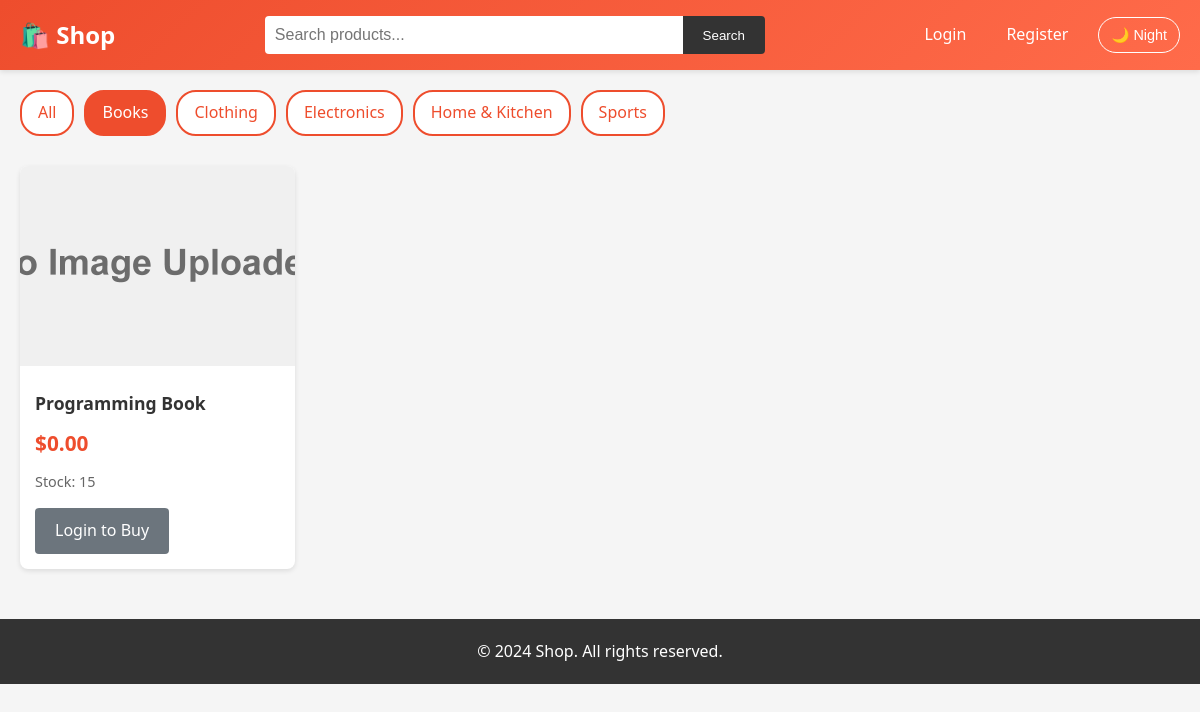
The app's page /index.php?category=4 with its own data.
### tables this page shows
CREATE TABLE IF NOT EXISTS categories (
    id INT AUTO_INCREMENT PRIMARY KEY,
    name VARCHAR(100) NOT NULL,
    description TEXT,
    created_at TIMESTAMP DEFAULT CURRENT_TIMESTAMP
);

CREATE TABLE IF NOT EXISTS products (
    id INT AUTO_INCREMENT PRIMARY KEY,
    name VARCHAR(200) NOT NULL,
    description TEXT,
    price DECIMAL(10, 2) NOT NULL,
    stock INT DEFAULT 0,
    image VARCHAR(255),
    created_at TIMESTAMP DEFAULT CURRENT_TIMESTAMP
);

### includes/functions.php (called while the page is built, shortened)
<?php
function isLoggedIn() {
    return isset($_SESSION['user_id']);
}
function formatPrice($price) {
    return '$' . number_format($price, 2);
}
function getProducts($category_id = null, $search = null) {
    $conn = getDB();
    $sql = "SELECT DISTINCT p.*,
            (SELECT MIN(ps.seller_price) FROM product_sellers ps WHERE ps.product_id = p.id) as min_price,
            (SELECT MAX(ps.seller_price) FROM product_sellers ps WHERE ps.product_id = p.id) as max_price
            FROM products p";
    $conditions = [];
    $params = [];
    $types = "";
    if ($category_id) {
        $sql .= " INNER JOIN product_categories pc ON p.id = pc.product_id";
        $conditions[] = "pc.category_id = ?";
        $params[] = $category_id;
        $types .= "i";
    }
    if (!empty($conditions)) {
        $sql .= " WHERE " . implode(" AND ", $conditions);
    }
    $sql .= " ORDER BY p.created_at DESC";
    $stmt = $conn->prepare($sql);
    if (!empty($params)) {
        $stmt->bind_param($types, ...$params);
    }
    $stmt->execute();
    return $stmt->get_result();
}
function getCategories() {
    $conn = getDB();
    $result = $conn->query("SELECT * FROM categories ORDER BY name");
    return $result;
}
?>

### index.php (the view, shortened to what this page needs)
<?php
require_once 'includes/functions.php';
$category_id = isset($_GET['category']) ? (int)$_GET['category'] : null;
$search = isset($_GET['search']) ? sanitize($_GET['search']) : null;
$products = getProducts($category_id, $search);
$categories = getCategories();
include 'includes/header.php';
?>
<div class="categories">
    <a href="index.php" class="category-btn <?php echo !$category_id ? 'active' : ''; ?>">All</a>
    <?php while ($category = $categories->fetch_assoc()): ?>
        <a href="index.php?category=<?php echo $category['id']; ?>"
           class="category-btn <?php echo $category_id == $category['id'] ? 'active' : ''; ?>">
            <?php echo htmlspecialchars($category['name']); ?>
        </a>
    <?php endwhile; ?>
</div>
<div class="products-grid">
    <?php while ($product = $products->fetch_assoc()): ?>
        <div class="product-card">
            <img src="<?php echo $product['image'] ? htmlspecialchars($product['image']) : 'images/not_found.jpg'; ?>"
                 alt="<?php echo htmlspecialchars($product['name']); ?>"
                 class="product-image"
                 onerror="this.src='images/not_found.jpg'">
            <div class="product-info">
                <h3 class="product-name">
                    <a href="product.php?id=<?php echo $product['id']; ?>" style="text-decoration: none; color: inherit;">
                        <?php echo htmlspecialchars($product['name']); ?>
                    </a>
                </h3>
                <div class="product-price">
                    <?php if ($product['min_price'] == $product['max_price']): ?>
                        <?php echo formatPrice($product['min_price']); ?>
                    <?php else: ?>
                        <?php echo formatPrice($product['min_price']); ?> - <?php echo formatPrice($product['max_price']); ?>
                    <?php endif; ?>
                </div>
                <div class="product-stock">Stock: <?php echo $product['stock']; ?></div>
                <?php if (isLoggedIn()): ?>
                    <a href="product.php?id=<?php echo $product['id']; ?>" class="btn btn-primary">View Details</a>
                <?php else: ?>
                    <a href="login.php" class="btn btn-secondary">Login to Buy</a>
                <?php endif; ?>
            </div>
        </div>
    <?php endwhile; ?>
</div>
<?php include 'includes/footer.php'; ?>

### css/style.css (style rules this page uses)
* { margin: 0; padding: 0; box-sizing: border-box; }
body { font-family: "Segoe UI", Tahoma, Geneva, Verdana, sans-serif; line-height: 1.6; color: #333; background-color: #f5f5f5; }
.products-grid { display: grid; grid-template-columns: repeat(auto-fill, minmax(250px, 1fr)); gap: 20px; margin: 30px 0; }
.product-card { background: white; border-radius: 8px; overflow: hidden; box-shadow: 0 2px 5px rgba(0, 0, 0, 0.1); transition: transform 0.3s, box-shadow 0.3s; }
.product-image { width: 100%; height: 200px; object-fit: cover; background: #f0f0f0; }
.product-info { padding: 15px; }
.product-name { font-size: 1.1rem; font-weight: bold; margin-bottom: 10px; color: #333; }
.product-price { font-size: 1.3rem; color: #ee4d2d; font-weight: bold; margin-bottom: 10px; }
.product-stock { font-size: 0.9rem; color: #666; margin-bottom: 15px; }
.btn { padding: 10px 20px; border: none; border-radius: 4px; cursor: pointer; font-size: 1rem; text-decoration: none; display: inline-block; transition: background 0.3s; }
.btn-secondary { background: #6c757d; color: white; }
.categories { display: flex; gap: 10px; margin: 20px 0; flex-wrap: wrap; }
.category-btn { padding: 8px 16px; background: white; border: 2px solid #ee4d2d; color: #ee4d2d; border-radius: 20px; text-decoration: none; transition: all 0.3s; }
.category-btn:hover, .category-btn.active { background: #ee4d2d; color: white; }

### records on screen
categories: name "Books"
categories: name "Clothing"
categories: name "Electronics"
categories: name "Home & Kitchen"
categories: name "Sports"
products: name "Programming Book", min_price "$0.00", stock "15"
